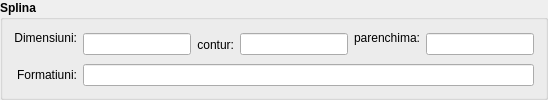
                <widget class="QGroupBox" name="groupBox_4">
                 <property name="sizePolicy">
                  <sizepolicy hsizetype="Preferred" vsizetype="Fixed">
                   <horstretch>0</horstretch>
                   <verstretch>0</verstretch>
                  </sizepolicy>
                 </property>
                 <property name="font">
                  <font>
                   <family>Segoe UI</family>
                   <bold>true</bold>
                  </font>
                 </property>
                 <property name="title">
                  <string>Splina</string>
                 </property>
                 <layout class="QGridLayout" name="gridLayout_10">
                  <item row="0" column="5">
                   <widget class="QLabel" name="label_23">
                    <property name="font">
                     <font>
                      <family>Segoe UI</family>
                      <bold>false</bold>
                     </font>
                    </property>
                    <property name="text">
                     <string>parenchima:</string>
                    </property>
                    <property name="alignment">
                     <set>Qt::AlignRight|Qt::AlignTrailing|Qt::AlignVCenter</set>
                    </property>
                   </widget>
                  </item>
                  <item row="0" column="0">
                   <widget class="QLabel" name="label_21">
                    <property name="font">
                     <font>
                      <family>Segoe UI</family>
                      <bold>false</bold>
                     </font>
                    </property>
                    <property name="text">
                     <string>Dimensiuni:</string>
                    </property>
                    <property name="alignment">
                     <set>Qt::AlignRight|Qt::AlignTrailing|Qt::AlignVCenter</set>
                    </property>
                   </widget>
                  </item>
                  <item row="0" column="4" rowspan="2">
                   <widget class="QLineEdit" name="spleen_contour">
                    <property name="font">
                     <font>
                      <family>Segoe UI</family>
                      <bold>false</bold>
                     </font>
                    </property>
                   </widget>
                  </item>
                  <item row="0" column="3" rowspan="2">
                   <widget class="QLabel" name="label_22">
                    <property name="font">
                     <font>
                      <family>Segoe UI</family>
                      <bold>false</bold>
                     </font>
                    </property>
                    <property name="text">
                     <string>contur:</string>
                    </property>
                    <property name="alignment">
                     <set>Qt::AlignRight|Qt::AlignTrailing|Qt::AlignVCenter</set>
                    </property>
                   </widget>
                  </item>
                  <item row="0" column="2" rowspan="2">
                   <widget class="QLineEdit" name="spleen_dimens">
                    <property name="font">
                     <font>
                      <family>Segoe UI</family>
                      <bold>false</bold>
                     </font>
                    </property>
                   </widget>
                  </item>
                  <item row="0" column="6" rowspan="2">
                   <widget class="QLineEdit" name="spleen_parenchyma">
                    <property name="font">
                     <font>
                      <family>Segoe UI</family>
                      <bold>false</bold>
                     </font>
                    </property>
                   </widget>
                  </item>
                  <item row="2" column="0">
                   <widget class="QLabel" name="label_24">
                    <property name="font">
                     <font>
                      <family>Segoe UI</family>
                      <bold>false</bold>
                     </font>
                    </property>
                    <property name="text">
                     <string>Formatiuni:</string>
                    </property>
                    <property name="alignment">
                     <set>Qt::AlignRight|Qt::AlignTrailing|Qt::AlignVCenter</set>
                    </property>
                   </widget>
                  </item>
                  <item row="2" column="2" colspan="5">
                   <widget class="LineEditCustom" name="spleen_formations">
                    <property name="font">
                     <font>
                      <family>Segoe UI</family>
                      <bold>false</bold>
                     </font>
                    </property>
                   </widget>
                  </item>
                 </layout>
                </widget>
